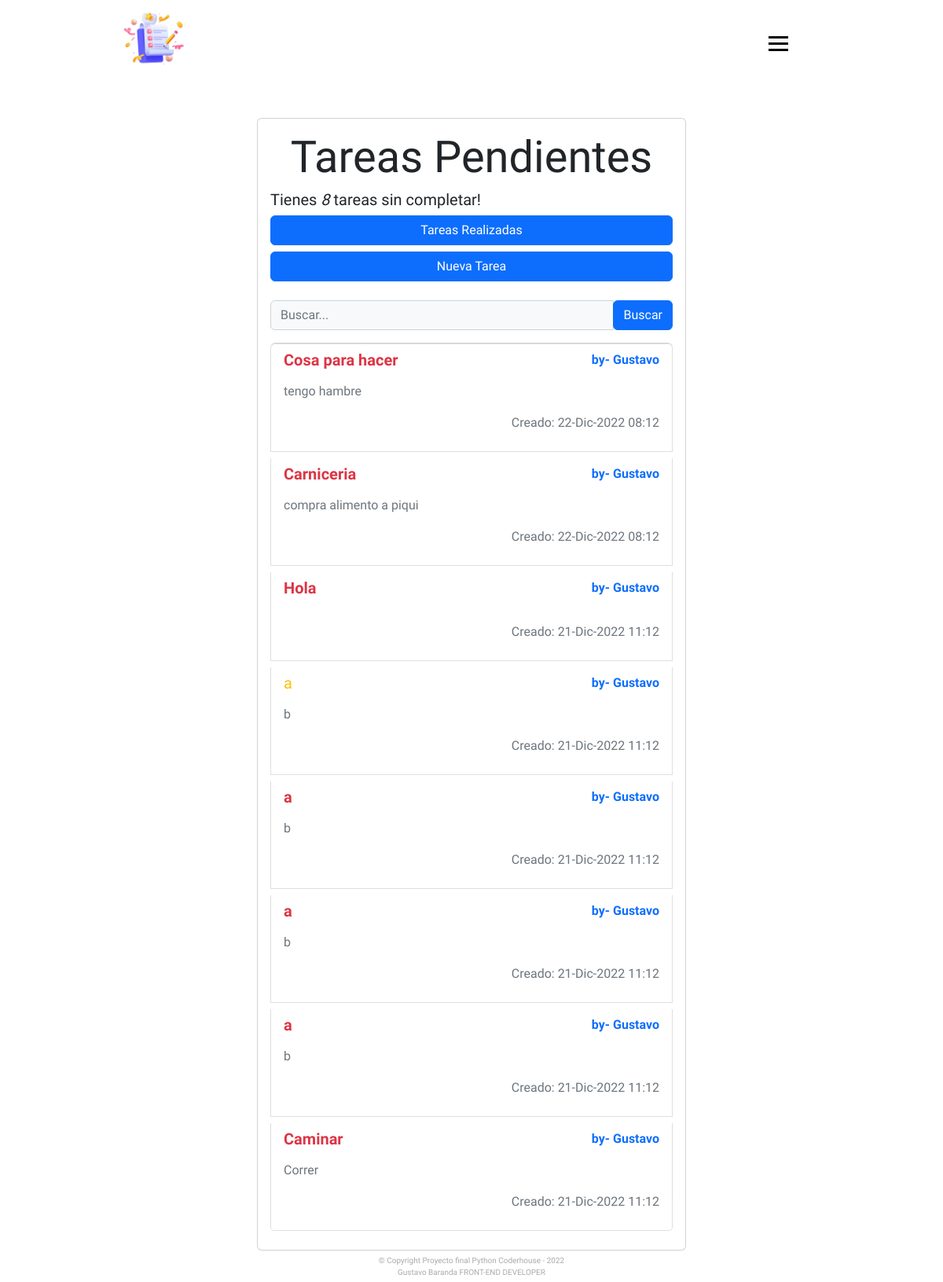
The app's page /tasks/ (signed in), older data.
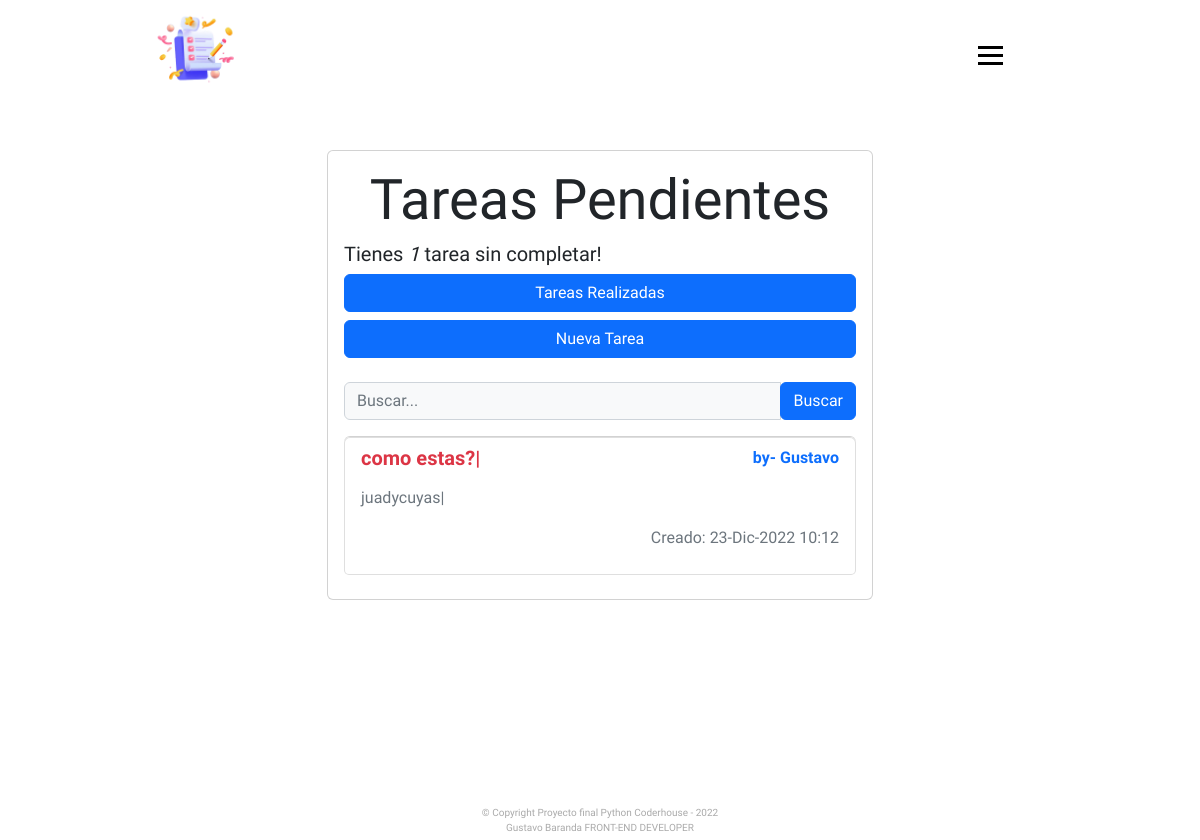
The same page, newer data.
### App/models.py (models this page shows, shortened)
class Tasks(models.Model):
    title = models.CharField( max_length = 100 )
    description = models.TextField( blank = True )
    created = models.DateTimeField( auto_now_add = True )
    datecompleted = models.DateTimeField( null = True, blank = True )
    important = models.BooleanField( default = True )
    user = models.ForeignKey( User, on_delete = models.CASCADE )

### App/views.py (the view)
# urls.py: path('tasks/', tasks, name='tasks'),
@login_required
def tasks(request):
    search_input = request.POST.get('buscar')
    tasks = Tasks.objects.filter( user = request.user,
    datecompleted__isnull = True,  ).order_by('-created')
    tasks_completed = Tasks.objects.filter( user = request.user,
    datecompleted__isnull = True )
    print(search_input)
    if search_input:
        tasks = Tasks.objects.filter( user = request.user,
        datecompleted__isnull = True, title__startswith = search_input ).order_by('-created')
    return render(request, 'App/tasks.html', {
        'tasks' : tasks,
        'tasks_completed' : tasks_completed,
        'count' : tasks.filter( datecompleted__isnull = True ).count(),
        'search_input' : search_input
    })

### App/templates/App/tasks.html (shortened to what this page needs)
{% extends 'App/base.html' %}
{% block content %}
<main class="container main">
  <div class="row">
    <div class="col-md-6 offset-md-3">
      <div class="card card-body">
        {% if count == 0 and tasks_completed %}
          <h1 class="text-center display-4">Tareas Pendientes</h1>
          <h5>Aun no tienes tareas registradas, puedes registrar una en Nueva Tarea!</h5>
          <a class="btn btn-primary mb-2" href="{% url 'tasks_completed' %}">Tareas Realizadas</a>
          <a class="btn btn-primary mb-2" href="{% url 'create_tasks' %}">Nueva Tarea</a>
        {% elif tasks_completed %}
          <h1 class="text-center display-4">Tareas Pendientes</h1>
          <h5>Tienes <i>{{count}}</i> tarea{{ count|pluralize:"s" }} sin completar!</h5>
          <a class="btn btn-primary mb-2" href="{% url 'tasks_completed' %}">Tareas Realizadas</a>
          <a class="btn btn-primary mb-2" href="{% url 'create_tasks' %}">Nueva Tarea</a>
        {% elif count == 0 and not tasks_completed %}
          <h1 class="text-center display-4">Tareas Realizadas</h1>
          <h5>Aun no tienes tareas Realizadas!</h5>
          <a class="btn btn-primary mb-2" href="{% url 'tasks' %}">Tareas Pendientes</a>
          <a class="btn btn-primary mb-2" href="{% url 'create_tasks' %}">Nueva Tarea</a>
        {% else %}
          <h1 class="text-center display-4">Tareas Realizadas</h1>
          <h5>Tienes <i>{{count}}</i> tarea{{ count|pluralize:"s" }} completadas!</h5>
          <a class="btn btn-primary mb-2" href="{% url 'tasks' %}">Tareas Pendientes</a>
          <a class="btn btn-primary mb-2" href="{% url 'create_tasks' %}">Nueva Tarea</a>
        {% endif %}
        <form  class="d-sm-inline-block form-inline mr-auto ml-md-3 my-2 my-md-0 mw-100 navbar-search pt-3 pb-3" method="POST">
          <div class="input-group">
              <input type="text" class="form-control bg-light border-1 small" placeholder="Buscar..." name="buscar" value="{{ request.POST.buscar }}">
              <div class="input-group-append">
                  <button class="btn btn-primary" type="submit"> Buscar</button>
              </div>
          </div>
        </form>
        <ul class="list-group">
          {% for task in tasks %}
          <a class="list-group-item mb-2" href="{% url 'tasks_detail' task.id %}">
            <header class="d-flex justify-content-between">
              {% if task.important %}
              <h5 class="fw-bold text-danger">{{task.title}}</h5>
              {% else %}
              <h5 class="text-warning">{{task.title}}</h5>
              {% endif %}
              <p class="text-primary fw-bold">by- {{task.user.username}}</p>
            </header>
            <p class="text-secondary">{{task.description}}</p>
            <p class="text-end fs-6 text-muted">Creado: {{task.created | date:'j-M-Y h:m'}}</p>
          </a>
          {% endfor %}
        </ul>
      </div>
    </div>
  </div>
</main>
{% endblock %}

Row changes from the older to the newer data that the page shows:
no longer on this page (row edited): Tasks: title "Cosa para hacer", user.username "Gustavo", description "tengo hambre", created "22-Dic-2022 08:12"
no longer on this page (row edited): Tasks: title "Carniceria", user.username "Gustavo", description "compra alimento a piqui", created "22-Dic-2022 08:12"
removed Tasks: title "Hola", user.username "Gustavo", created "21-Dic-2022 11:12"
removed Tasks: title "a", user.username "Gustavo", description "b", created "21-Dic-2022 11:12"
removed Tasks: title "a", user.username "Gustavo", description "b", created "21-Dic-2022 11:12"
removed Tasks: title "a", user.username "Gustavo", description "b", created "21-Dic-2022 11:12"
removed Tasks: title "a", user.username "Gustavo", description "b", created "21-Dic-2022 11:12"
no longer on this page (row edited): Tasks: title "Caminar", user.username "Gustavo", description "Correr", created "21-Dic-2022 11:12"
added Tasks: title "como estas?|", user.username "Gustavo", description "juadycuyas|", created "23-Dic-2022 10:12"
Text that changed along with them:
{{ count }}: "8" → "1"
